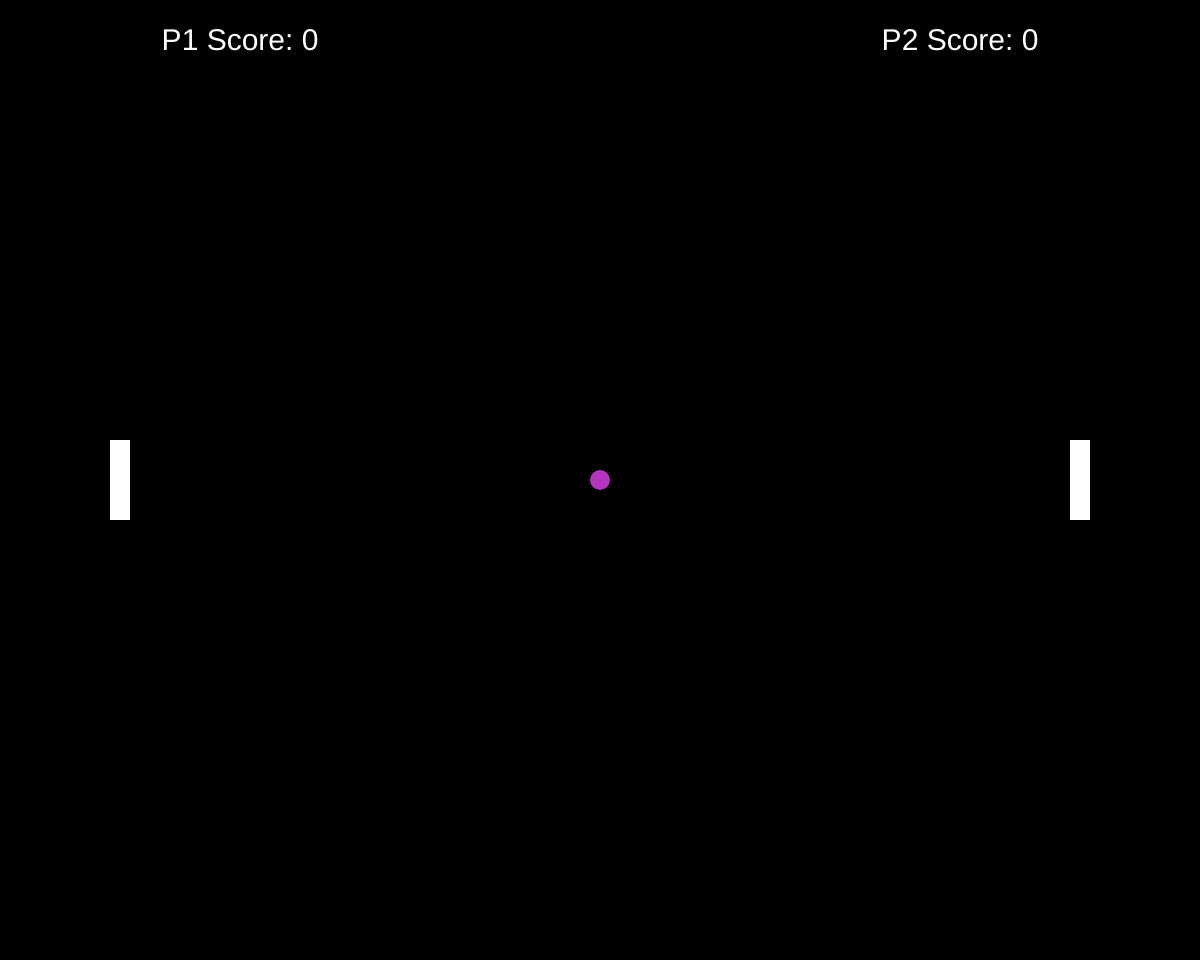
Frame 1 (no input)
Frame 60 (no input): identical to frame 1, image omitted
Frame 120 (the mouse pressed at the canvas centre since frame 60): identical to frame 1, image omitted

The p5.js sketch that drew this single still picture (run headless with seeded random() and noise() and a simulated clock; from frame 60 on, the mouse is pressed at the canvas centre):

// p5.js sketch
// ── sketch.js
/*
hw10/hw6Remake/sketch.js
Author: Mindy Ruan
Summary: Pong, p5 edition

CONTROLS:
*** W/S - move player 1 paddle up/down
*** I/K - move player 2 paddle up/down
*** P - toggle pause, start game
*** R - reset game
*** T - spawn new ball
*/

var balls = [];
var p1Y, p2Y;                   // Paddle 1 & 2 positions
var p1Vel = 6, p2Vel = 6;       // Paddle velocities
var p1Score = 0, p2Score = 0;
var paused = true;
// Flags to indicate if up/down controls are held down
// up1, down1 for paddle 1, others for paddle 2
var up1 = false, down1 = false, up2 = false, down2 = false;

function setup() {
    createCanvas(windowWidth, windowHeight-40);
    noStroke();
    rectMode(CENTER);
    textAlign(CENTER);
    textSize(30);
    // Starting ball in middle, paddles in middle
    balls.push(new Ball(new Vector2D(-5, 5)));
    p1Y = height/2;
    p2Y = height/2;
}

function draw() {
    background(0);
    // Drawing balls
    for (let i = 0; i < balls.length; i++) {
        // If game isn't paused, update positions
        if (!paused) balls[i].update(p1Y, p2Y);
        
        // If ball reaches left edge, P2 gets point, reset ball
        if (balls[i].pos.x <= 10) {
            balls[i].reset(1);
            p2Score++;
        // If ball reaches right edge, P1 gets point, reset ball
        } else if (balls[i].pos.x >= width-10) {
            balls[i].reset(-1);
            p1Score++;
        }
        balls[i].display();
    }

    // Update paddle positions based on up/down flags
    p1Y += p1Vel * (int(down1)-int(up1));
    p2Y += p2Vel * (int(down2)-int(up2));
    // Constrain paddle to within bounds of canvas
    p1Y = constrain(p1Y, 40, height-40);
    p2Y = constrain(p2Y, 40, height-40);

    // Draw both paddles
    fill(255);
    rect(width/10, p1Y, 20, 80);        // Paddle 1
    rect(9 * width/10, p2Y, 20, 80);    // Paddle 2

    // Score printing
    text("P1 Score: " + p1Score, width/5, 50);
    text("P2 Score: " + p2Score, 4 * width/5, 50);
}

function keyPressed() {
    // R to reset game and scores
    if (key == 'r' || key == 'R') {
        p1Score = 0;
        p2Score = 0;
        p1Y = height/2;
        p2Y = height/2;
        paused = true;
        // Clear arraylist and add new ball
        balls = [];
        balls.push(new Ball(new Vector2D(5, 5)));
    }
    // P to pause/unpause game
    if (key == 'p' || key == 'P') {
        paused = !paused;
    }
    // T to spawn new ball
    if (key == 't' || key == 'T') {
        balls.push(new Ball(new Vector2D(random(-5, 5), random(-5, 5))));
    }
    
    // W/S player 1
    if (key == 'w' || key == 'W') up1 = true;
    if (key == 's' || key == 'S') down1 = true;
    
    // I/K player 2
    if (key == 'i' || key == 'I') up2 = true;
    if (key == 'k' || key == 'K') down2 = true;
}

function keyReleased() {
    // W/S released, set paddle 1 up/down to false
    if (key == 'w' || key == 'W') up1 = false;
    if (key == 's' || key == 'S') down1 = false;
    
    // I/K released, set paddle 2 up/down to false
    if (key == 'i' || key == 'I') up2 = false;
    if (key == 'k' || key == 'K') down2 = false;
}

class Ball {
    // Ball constructor
    // velVec = Vector2D: velocity x, y
    constructor(velVec = new Vector2D(random(-5.0, 5.0), random(-5.0, 5.0))) {
        this.vel = new Vector2D(velVec.x, velVec.y);
        this.pos = new Vector2D(width/2, height/2);
        this.color = color(random(255), random(255), random(255));
        this.ps = [];   // Array of particle systems
    }

    // Checks collisions and updates ball position
    // p1: paddle1 position
    // p2: paddle2 position
    update(p1, p2) {
        // Update ball position
        this.pos.add(this.vel);

        // Top/bottom edge collision; add particle effect
        if (this.pos.y <= 10 || this.pos.y >= height-10) {
            this.vel.y *= -1;
            this.ps.push(new ParticleSystem(new Vector2D(this.pos.x, this.pos.y), this.color));
        }
        // Paddle 1 collision; add particle effect
        if (this.pos.y-10 < p1+40 && this.pos.y+10 > p1-40 &&
            this.pos.x+10 + this.vel.x > width/10-10 && this.pos.x-10 + this.vel.x < width/10+10) {
            this.vel.x *= -1;
            this.ps.push(new ParticleSystem(new Vector2D(this.pos.x, this.pos.y), this.color));
        }
        if (this.pos.y-10 + this.vel.y < p1+40 && this.pos.y+10 + this.vel.y > p1-40 && 
            this.pos.x+10 > width/10-10 && this.pos.x-10 < width/10+10) {
            if (this.pos.y < p1) this.pos.y = p1-50;
            if (this.pos.y > p1) this.pos.y = p1+50;
            this.vel.y *= -1;
        }
        // Paddle 2 collision; add particle effect
        if (this.pos.y-10 < p2+40 && this.pos.y+10 > p2-40 && 
            this.pos.x+10 + this.vel.x> 9*width/10-10 && this.pos.x-10 + this.vel.x < 9*width/10+10) {
            this.vel.x *= -1;
            this.ps.push(new ParticleSystem(new Vector2D(this.pos.x, this.pos.y), this.color));
        }
        if (this.pos.y-10 + this.vel.y < p2+40 && this.pos.y+10 + this.vel.y > p2-40 && 
            this.pos.x+10 > 9*width/10-10 && this.pos.x-10 < 9*width/10+10) {
            if (this.pos.y < p1) this.pos.y = p2-50;
            if (this.pos.y > p1) this.pos.y = p2+50;
            this.vel.y *= -1;
        }
        // Run particle systems
        this.runPS();
    }

    // Runs each particle system, removed empty ones
    runPS() {
        for (let i = 0; i < this.ps.length; i++) {
            this.ps[i].run();
            // If particle system is empty, remove it
            if (this.ps[i].length = 0) this.ps.splice(i, 1);
        }
    }

    // Draw ball
    display() {
        fill(this.color);
        ellipse(this.pos.x, this.pos.y, 20, 20);
    }

    // Reset ball in middle
    // int direction: [-1: towards Player 1] [1: towards Player 2]
    reset(direction) {
        this.pos.x = width/2;
        this.pos.y = height/2;
        this.vel.x = random(direction * 2.0, direction * 5.0);
        this.vel.y = random(-5.0, 5.0);
    }
}

class Particle {
    // Particle constructor
    // posVec = Vector2D: position x, y
    // color = color of this particle
    constructor(posVec = new Vector2D(0, 0), color = color(255)) {
        this.pos = new Vector2D(posVec.x, posVec.y);
        this.color = color;
        this.vel = new Vector2D(random(-1, 1), random(-1, 1));
        this.acc = new Vector2D(random(-0.05, 0.05), random(-0.05, 0.05));
        this.lifespan = 255;
        this.radius = random(10, 20);
    }

    // Draw particle
    display() {
        fill(red(this.color), green(this.color), blue(this.color), this.lifespan);
        ellipse(this.pos.x, this.pos.y, this.radius, this.radius);
    }

    // Update particle position, velocity, and lifespan
    update() {
        this.pos.add(this.vel);
        this.vel.add(this.acc);
        this.lifespan -= 1;
    }

    // True if particle is dead, false otherwise
    isDead() {
        return this.lifespan < 0;
    }
}

class ParticleSystem {
    // ParticleSystem constructor
    // posVec = Vector2D: position x, y
    // color = color of particles in system
    constructor(posVec = new Vector2D(0, 0), color = color(255)) {
        this.pos = new Vector2D(posVec.x, posVec.y);
        this.color = color;
        this.start = millis();  // time PS was created, store current time
        this.particles = [];    // Array of particles in system
    }

    // True if Particle System is dead; false otherwise
    isDead() {
        // Dead if current time is more than 0.2 second after start
        return millis() > this.start + 0.2*1000;
    }

    // Run particle system
    run() {
        // Draw each particle in system
        // If particle is dead, remove it from system
        for (let i = 0; i < this.particles.length; i++) {
            this.particles[i].display();
            this.particles[i].update();
            if (this.particles[i].isDead()) this.particles.splice(i, 1);
        }
        // If particle system is not dead, continue adding particles
        if (!this.isDead()) this.addParticle(this.color);
    }

    // Adds particle to system
    // color: color of particle
    addParticle(color) {
        this.particles.push(new Particle(this.pos, color));
    }
}

class Vector2D {
    constructor(x, y) {
        this.x = x;
        this.y = y;
    }

    add(v2) {
        this.x += v2.x;
        this.y += v2.y;
    }
}
